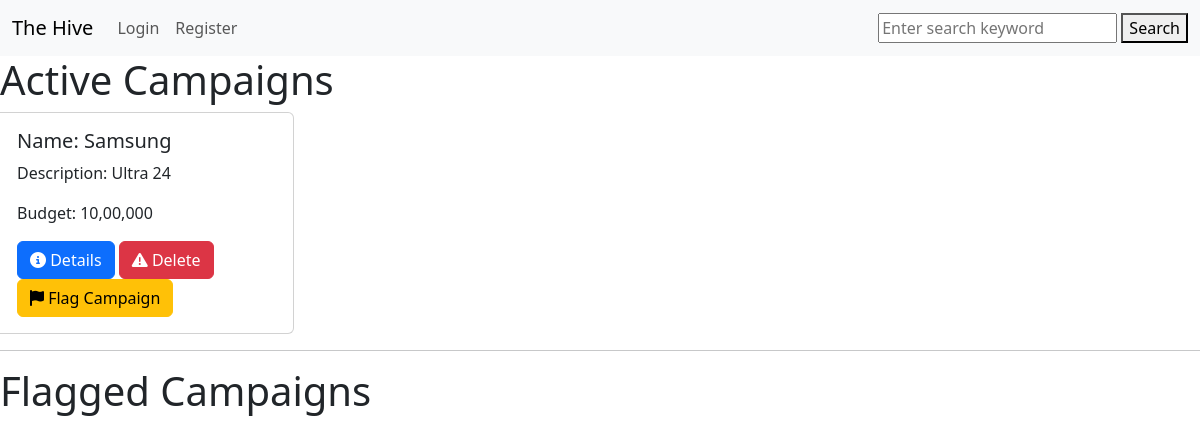
The page /admin_campaign on the database its author committed.
### application/model.py (models this page shows, shortened)
class Campaign(db.Model):
    id = db.Column(db.Integer, primary_key = True, autoincrement = True)
    sponsor_id = db.Column(db.Integer, db.ForeignKey(Sponsor.id))
    name_of_campaign = db.Column(db.String(225), nullable = False)
    description = db.Column(db.String(330), nullable = False)
    Budget = db.Column(db.Integer, nullable = False)
    start_date = db.Column(db.Date, nullable = False, default = date.today())
    end_date = db.Column(db.Date, nullable = False )#continue the date command here
    niche = db.Column(db.String(225), nullable = False)
    visibility = db.Column(db.String(40),nullable = False)#Public or Private
    is_flagged = db.Column(db.Boolean, default=False)  # Flag status

### application/routes.py (the view)
@app.route('/admin_campaign')
def admin_campaign():
        campaign = Campaign.query.all()
        niche = [camp.niche for camp in campaign]
        users = User.query.all()
        user_id = [user.id for user in users]
        inf = Influencer.query.count()
        print(inf)
        spo = Sponsor.query.count()
        return render_template('admin_campaign.html',campaign = campaign, user_id = user_id, niche = niche, inf = int(inf), spo = int(spo))

### templates/admin_campaign.html (shortened to what this page needs)
{% extends 'base_with_navbar.html' %}
{% block content %}
<h1>Active Campaigns</h1>
<div class="row">
    {% for camp in campaign %}
    <div class="card col-3">
        <div class="card-body">
            <h5 class="card-title">Name: {{ camp.name_of_campaign }}</h5>
            <p class="card-description">Description: {{ camp.description }}</p>
            <p class="card-budget">Budget: {{ camp.Budget }}</p>
            <a href="/campaign_details/{{ camp.id }}" class="btn btn-primary">
                <i class="fa fa-info-circle" aria-hidden="true"></i> Details
            </a>
            <a href="/delete_campaign/{{ camp.id }}" class="btn btn-danger">
                <i class="fa fa-exclamation-triangle" aria-hidden="true"></i> Delete
            </a>
            <form action="{{ url_for('flag_campaign', id=camp.id) }}" method="POST" style="display:inline;">
                <button type="submit" class="btn btn-warning">
                    <i class="fa fa-flag" aria-hidden="true"></i> Flag Campaign
                </button>
            </form>
        </div>
    </div>
    {% endfor %}
</div>
<hr>
<h1>Flagged Campaigns</h1>
{% endblock content %}

### rows shown on the page
Campaign: name_of_campaign "Samsung", description "Ultra 24", Budget "10,00,000"
